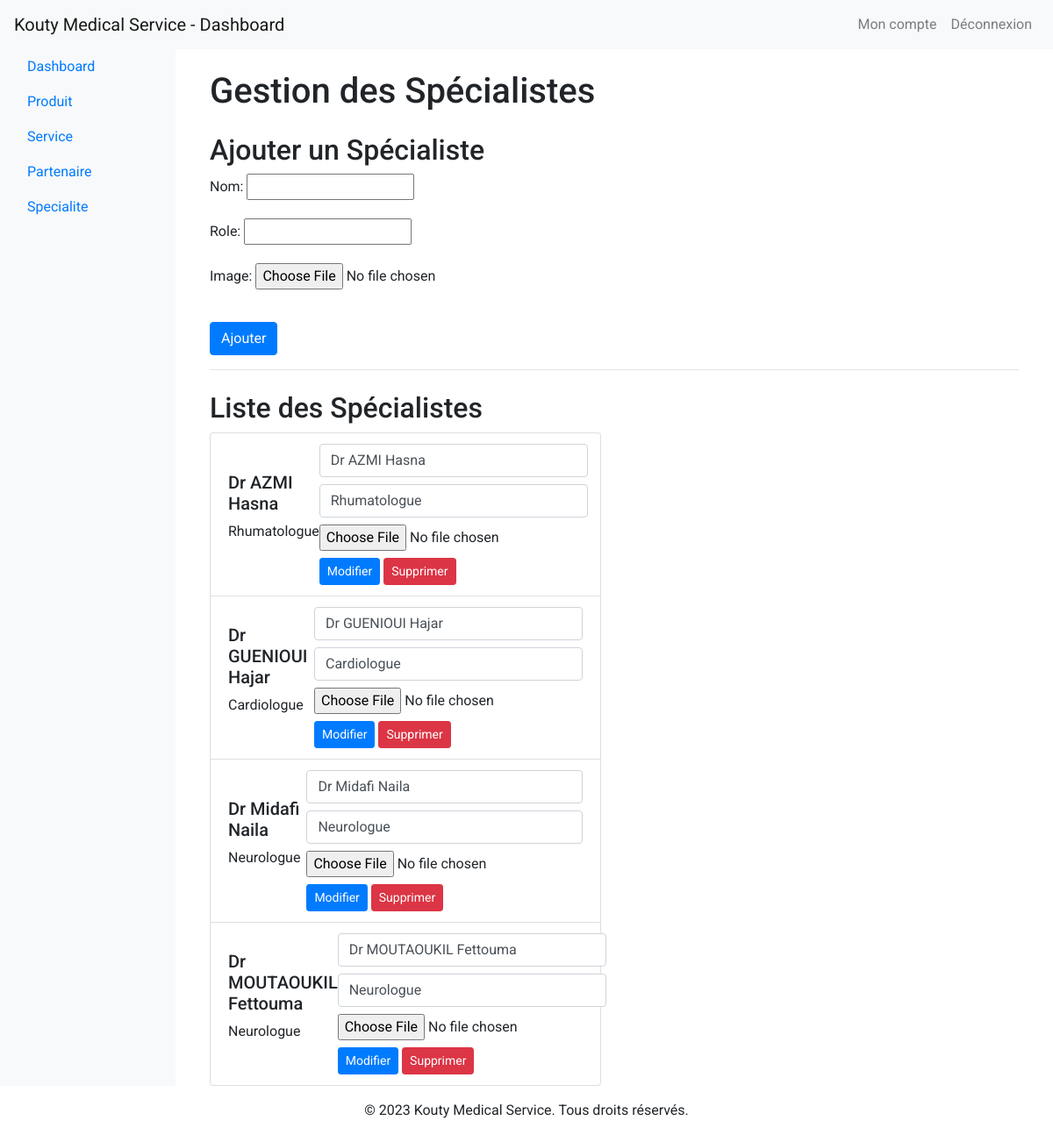
Screenshot of /koutysuperusers/specialistes/ (signed in) with the database file from the repository.
### kouty/models.py (models this page shows, shortened)
class Specialiste(models.Model):
    id = models.AutoField(primary_key=True)
    nom = models.CharField(max_length=100)
    role = models.CharField(max_length=100)
    image = models.ImageField(upload_to='Specialiste/', blank=True, null=True)

### koutyAdmin/views.py (the view, shortened to what this page needs)
# urls.py: path('specialistes/', views.gestion_specialistes, name='gestion_specialistes'),
@login_required(login_url='admin_login')
def gestion_specialistes(request):
    specialistes = Specialiste.objects.all()
    form = SpecialisteForm()
    context = {'specialistes': specialistes, 'form': form}
    return render(request, 'admin/gest_specialistes.html', context)

### koutyAdmin/forms.py
class SpecialisteForm(forms.ModelForm):
    class Meta:
        model = Specialiste
        fields = ['nom', 'role', 'image']

### templates/admin/gest_specialistes.html (shortened to what this page needs)
{% extends 'admin/index.html' %}
{% block cp %}
<div class="container">
    <h1 class="my-4">Gestion des Spécialistes</h1>
    <div class="row">
        <div class="col-md-6">
            <h2>Ajouter un Spécialiste</h2>
            <form method="post" enctype="multipart/form-data">
                {{ form.as_p }}
                <button type="submit" class="btn btn-primary mt-3" name="ajouter">Ajouter</button>
            </form>
        </div>
    </div>
    <hr>
    <div class="row mt-4">
        <div class="col-md-6">
            <h2>Liste des Spécialistes</h2>
            <ul class="list-group">
                {% for specialiste in specialistes %}
                <li class="list-group-item">
                    <div class="d-flex justify-content-between align-items-center">
                        <div>
                            <h5>{{ specialiste.nom }}</h5>
                            <p>{{ specialiste.role }}</p>
                        </div>
                        <div>
                            <form method="post" enctype="multipart/form-data" class="d-inline">
                                <input type="text" class="form-control" name="nouveau_nom" value="{{ specialiste.nom }}">
                                <input type="text" class="form-control mt-2" name="nouveau_role" value="{{ specialiste.role }}">
                                <input type="file" class="mt-2" name="nouvelle_image">
                                <button type="submit" class="btn btn-primary btn-sm mt-2" name="modifier">Modifier</button>
                                <button type="submit" class="btn btn-danger btn-sm mt-2" name="supprimer">Supprimer</button>
                            </form>
                        </div>
                    </div>
                </li>
                {% endfor %}
            </ul>
        </div>
    </div>
</div>
{% endblock %}

### templates/admin/index.html (shortened to what this page needs)
{% load static %}
<!DOCTYPE html>
<html lang="fr">
<head>
  <link rel="stylesheet" href="https://stackpath.bootstrapcdn.com/bootstrap/4.5.2/css/bootstrap.min.css">
  <link rel="stylesheet" href="{% static 'css/style.css' %}">
</head>
<body>
  <nav class="navbar navbar-expand-lg navbar-light bg-light">
    <a class="navbar-brand" href="#">Kouty Medical Service - Dashboard</a>
    <div class="collapse navbar-collapse" id="navbarSupportedContent">
      <ul class="navbar-nav ml-auto">
        <li class="nav-item">
          <a class="nav-link" href="{% url 'koutyUsers:index' %}"> Mon compte</a>
        </li>
        {% if user.is_authenticated %}
        <li class="nav-item">
          <a class="nav-link" href="{% url 'koutyUsers:index' %}"> Déconnexion</a>
        </li>
        {% endif %}
      </ul>
    </div>
  </nav>
  <div class="container-fluid">
    <div class="row">
      <nav class="col-md-2 d-none d-md-block bg-light sidebar">
        <div class="sidebar-sticky">
          <ul class="nav flex-column">
            <li class="nav-item">
              <a class="nav-link active" href="{% url 'koutyUsers:index' %}">
                 Dashboard <span class="sr-only">(current)</span>
              </a>
            </li>
            <li class="nav-item">
              <a class="nav-link" href="{% url 'gestion_produits' %}">
                 Produit
              </a>
            </li>
            <li class="nav-item">
              <a class="nav-link" href="{% url 'gestion_services' %}">
                 Service
              </a>
            </li>
            <li class="nav-item">
              <a class="nav-link" href="{% url 'gestion_partenaires' %}">
                 Partenaire
              </a>
            </li>
            <li class="nav-item">
              <a class="nav-link" href="{% url 'gestion_specialistes' %}">
                 Specialite
              </a>
            </li>
          </ul>
        </div>
      </nav>
      <main role="main" class="col-md-9 ml-sm-auto col-lg-10 px-4">
                {% block cp %}{% endblock %}
      </main>
    </div>
  </div>
  <footer class="footer mt-auto py-3">
    <div class="container text-center">
      <p>&copy; 2023 Kouty Medical Service. Tous droits réservés.</p>
    </div>
  </footer>
</body>
</html>

### templates/admin/index.html (style rules this page uses)
body { font-family: 'Roboto', sans-serif; }

### rows the page displays
Specialiste: nom "Dr AZMI Hasna", role "Rhumatologue", nouveau_nom "Dr AZMI Hasna", nouveau_role "Rhumatologue"
Specialiste: nom "Dr GUENIOUI Hajar", role "Cardiologue", nouveau_nom "Dr GUENIOUI Hajar", nouveau_role "Cardiologue"
Specialiste: nom "Dr Midafi Naila", role "Neurologue", nouveau_nom "Dr Midafi Naila", nouveau_role "Neurologue"
Specialiste: nom "Dr MOUTAOUKIL Fettouma", role "Neurologue", nouveau_nom "Dr MOUTAOUKIL Fettouma", nouveau_role "Neurologue"
